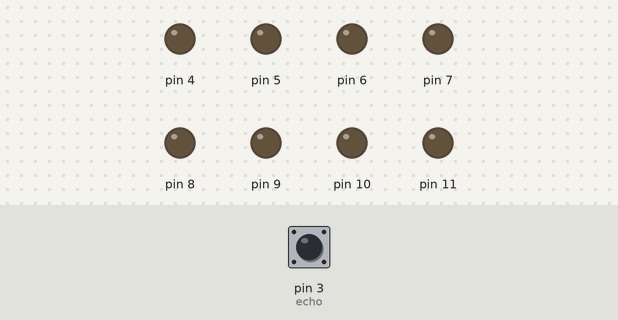
The sketch below on a simulated Arduino Uno, built with avr-gcc and run on an emulated ATmega328P. Shown: output pins drawn as LEDs (lit = HIGH). The test bench sets the inputs (shaded band); at power-on: pin 3 (echo) LOW. Pins used as bus, display or sensor lines are not drawn.

Above: at 1.2 s.
1.3 s: pin 3 (echo) pulsed HIGH 2 times (0.12 s each, 0.3 s apart)
At 2.3 s:
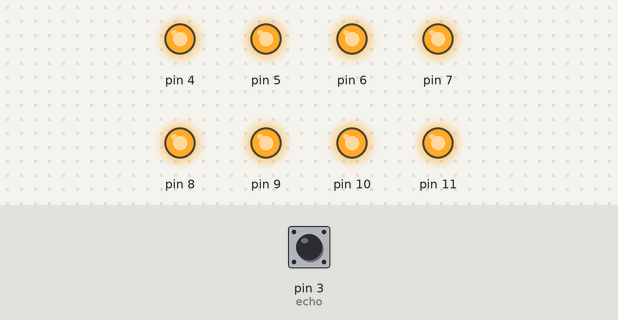
Timing chart, 0 to 4.3 s (numbered marks = the images above; inputs shaded):
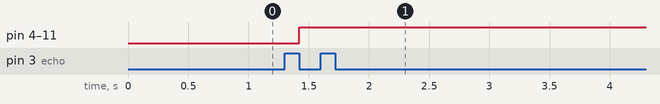

Measured:
- after the input at 1.3 s, pin 4–11: LOW → HIGH after 0.12 s

The sketch:

ultrasound_LEDs.ino
```cpp
//Conectati 8 LED-uri si aprindeti un numar de LED-uri proportional cu distanta pana la obiect
//Ex:
//  - distanca mai mica de 5cm 1 LED aprins
//  - distanca mai mare de 400cm 8 LED-uri aprinse

const int trig = 2;
const int echo = 3;

int range = 0;

void setup()
{
  DDRD = DDRD | B11110100;
  DDRB = B00001111;
}

void loop()
{
  digitalWrite(trig,LOW);
    delay(2);
  digitalWrite(trig,HIGH);
    delay(10);
  digitalWrite(trig,LOW);

  long time_traveled = pulseIn(echo,HIGH);
  float distance_traveled = time_traveled * .034 / 2;

  transform_distance_light_up_LEDs(distance_traveled);
}

void transform_distance_light_up_LEDs(int x)
{
  if(x>=5)
  {
    PORTD = PORTD | B00010000;
    PORTB = 0;
  }
  if(x>=15)
  {
    PORTD = PORTD | B00110000;
    PORTB = 0;
  }
  if(x>=40)
  {
    PORTD = PORTD | B01110000;
    PORTB = 0;
  }
  if(x>=70)
  {
    PORTD = PORTD | B11110000;
    PORTB = 0;
  }
  if(x>=100)
  {
    PORTD = PORTD | B11110000;
    PORTB = B00000001;
  }
  if(x>=150)
  {
    PORTD = PORTD | B11110000;
    PORTB = B00000011;
  }
  if(x>=200)
  {
    PORTD = PORTD | B11110000;
    PORTB = B00000111;
  }
  if(x>=300)
  {
    PORTD = PORTD | B11110000;
    PORTB = B00001111;
  }
}
```
